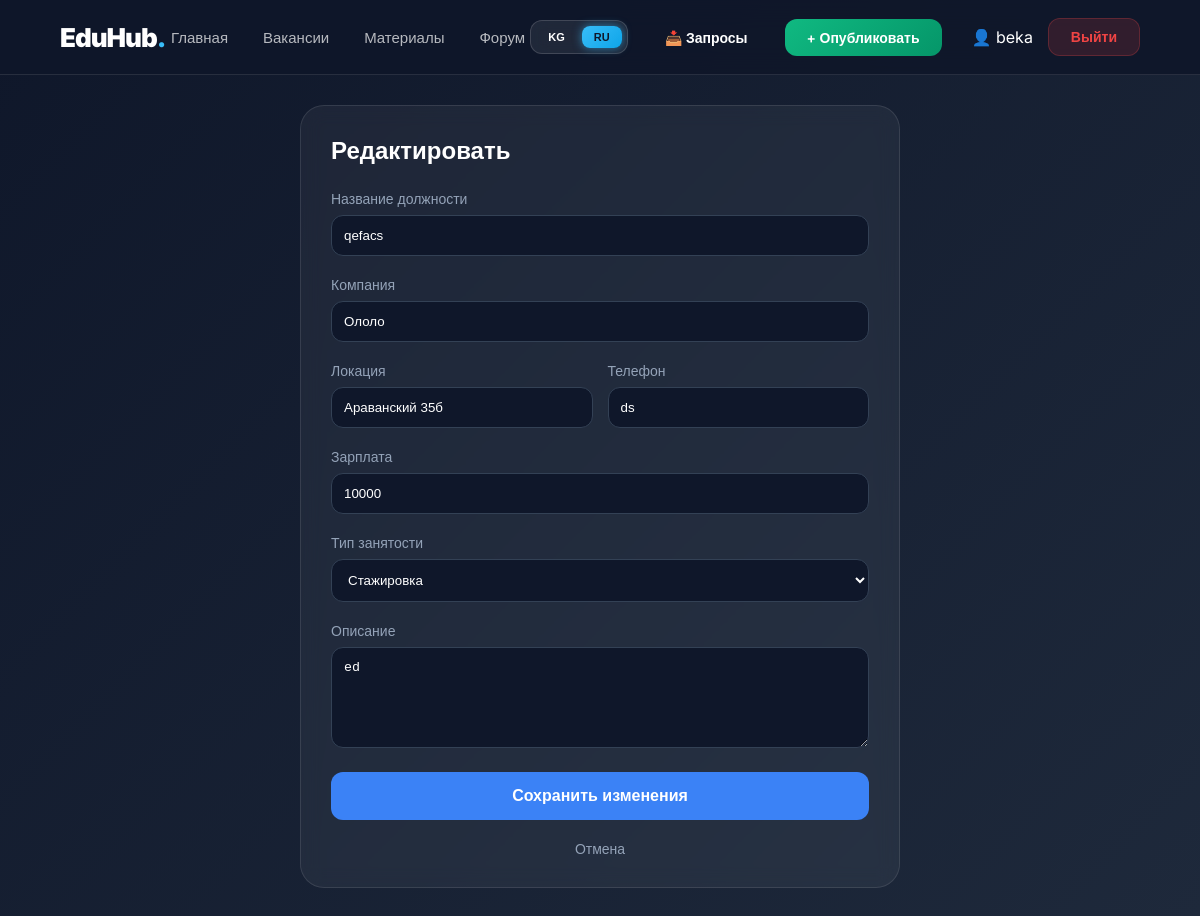
/ru/jobs/edit-vacancy/55/ (signed in), run on the app's committed database.
### users/models.py (models this page shows, shortened)
class CustomUser(AbstractUser):
    ROLE_CHOICES = (
        ('student', 'Студент'),
        ('employer', 'Работадатель'),
    )
    role = models.CharField(
        max_length=20,
        choices=ROLE_CHOICES,
        null=True,
        blank=True
    )
    university = models.CharField(max_length=255, blank=True, null=True)
    phone = models.CharField(max_length=20, blank=True, null=True)
    profile_picture = models.ImageField(upload_to='profile_pics/', blank=True, null=True)
    is_verified = models.BooleanField(default=False)
    is_blocked = models.BooleanField(default=False)
    verification_data = models.TextField(blank=True, null=True, verbose_name="Маалыматтар (ИНН/Компания)")

### jobs/models.py (models this page shows, shortened)
class Job(models.Model):
    JOB_TYPE = (
        ('Full-time', 'Полный рабочий день'),
        ('Part-time', 'Пол дня работы'),
        ('Internship', 'Стажировка'),
        ('Remote', 'Работайте удаленно'),
    )
    CATEGORY_CHOICES = [
        ('it', 'IT / Программирование'),
        ('marketing', 'Маркетинг'),
        ('admin', 'Администрация'),
        ('design', 'Дизайн '),
        ('other', 'Другие'),
    ]
    title = models.CharField(max_length=200, verbose_name="Должность")
    phone = models.CharField(validators=[phone_regex], max_length=15)
    company = models.CharField(max_length=100, verbose_name="Компания")
    location = models.CharField(max_length=100, verbose_name="Город/Местоположение")
    description = models.TextField(verbose_name="Информация о вакансии")
    job_type = models.CharField(max_length=20, choices=JOB_TYPE, default='Internship',verbose_name="Категория")
    salary = models.PositiveIntegerField(verbose_name="Зарплата (сом)")
    category = models.CharField(max_length=20, choices=CATEGORY_CHOICES, default='it', verbose_name="Категория")
    is_active = models.BooleanField(default=True)
    posted_by = models.ForeignKey(settings.AUTH_USER_MODEL, on_delete=models.CASCADE)
    created_at = models.DateTimeField(auto_now_add=True)

### jobs/views.py (the view, shortened to what this page needs)
# urls.py: path('edit-vacancy/<int:pk>/', views.edit_vacancy, name='edit_vacancy'),
@login_required
def edit_vacancy(request, pk):
    job = get_object_or_404(Job, pk=pk, posted_by=request.user)
    return render(request, 'vacancy/edit_job.html', {'job': job})

### templates/vacancy/edit_job.html (shortened to what this page needs)
{% extends 'base.html' %}
    {% load i18n %}
{% block content %}
<div class="edit-container">
    <h2 style="color: white; margin-bottom: 25px; font-weight: 800;">{% trans "Редактировать" %}</h2>
    <form method="POST" enctype="multipart/form-data">
        <div class="form-group">
            <label class="form-label">{% trans "Название должности" %}</label>
            <input type="text" name="title" value="{{ job.title }}" class="form-control" required>
        </div>
        <div class="form-group">
            <label class="form-label">{% trans "Компания" %}</label>
            <input type="text" name="company" value="{{ job.company }}" class="form-control" required>
        </div>
        <div class="grid-row form-group">
            <div>
                <label class="form-label">{% trans "Локация" %}</label>
                <input type="text" name="location" value="{{ job.location }}" class="form-control">
            </div>
            <div>
                <label class="form-label">{% trans "Телефон" %}</label>
                <input type="text" name="phone" value="{{ job.phone }}" class="form-control">
            </div>
        </div>
        <div class="form-group">
            <label class="form-label">{% trans "Зарплата" %}</label>
            <input type="text" name="salary" value="{{ job.salary }}" class="form-control">
        </div>
        <div class="form-group">
            <label class="form-label">{% trans "Тип занятости" %}</label>
            <select name="job_type" class="form-control" required>
                <option value="Internship" {% if job.job_type == 'Internship' %}selected{% endif %}>{% trans "Стажировка" %}</option>
            </select>
        </div>
        <div class="form-group">
            <label class="form-label">{% trans "Описание" %}</label>
            <textarea name="description" rows="5" class="form-control">{{ job.description }}</textarea>
        </div>
        <button type="submit" style="width: 100%; padding: 15px; background: #3b82f6; color: white; border: none; border-radius: 12px; font-weight: 700; cursor: pointer; font-size: 16px;">
            {% trans "Сохранить изменения" %}
        </button>
        <a href="{% url 'profile' %}" style="display: block; text-align: center; margin-top: 20px; color: #94a3b8; text-decoration: none; font-size: 14px;">{% trans "Отмена" %}</a>
    </form>
</div>
{% endblock %}

### templates/base.html (shortened to what this page needs)
    <!DOCTYPE html>
    <html lang="ru">
    <head>
    </head>
    <body>
    {% load i18n %}
    <nav class="navbar">
        <div style="display: flex; align-items: center; gap: 20px;">
            <a href="/" class="logo">EduHub<span>.</span></a>
        </div>
        <div class="nav-links">
            <a href="{% url 'home' %}">{% trans "Главная" %}</a>
            <a href="{% url 'vacancy_list' %}">{% trans "Вакансии" %}</a>
            <a href="{% url 'material_list' %}">{% trans "Материалы" %}</a>
            <a href="{% url 'question_list' %}">{% trans "Форум" %}</a>
        </div>
       <div class="user-area">
         <div class="language-switcher">
    <form action="{% url 'set_language' %}" method="post" style="display: flex; gap: 5px; margin: 0;">
        {% get_current_language as LANGUAGE_CODE %}
        <button type="submit" name="language" value="ky"
            class="lang-btn {% if LANGUAGE_CODE == 'ky' %}active{% endif %}">
            KG
        </button>
        <button type="submit" name="language" value="ru"
            class="lang-btn {% if LANGUAGE_CODE == 'ru' %}active{% endif %}">
            RU
        </button>
    </form>
</div>
       {% if user.is_authenticated and user.role == 'employer' %}
        <a href="{% url 'employer_dashboard' %}" class="btn btn-outline-info me-2" style="color: white">
            📥 {% trans "Запросы" %}
        </a>
    {% endif %}
    {% if user.is_authenticated %}
       {% if user.is_authenticated and user.role == 'employer' %}
            <a class="btn btn-post" href="{% url 'post_job' %}">+ {% trans "Опубликовать" %}</a>
       {% endif %}
          <a href="{% url 'profile' %}" style="text-decoration: none; color: white; margin-left: 15px;">
               👤 {{ user.username }}
            </a>
            <form action="{% url 'logout' %}" method="post" style="display: inline;">
                <button class="btn btn-logout">{% trans "Выйти" %}</button>
            </form>
        {% else %}
            <a class="btn btn-login" href="{% url 'login' %}">{% trans "Вход" %}</a>
            <a class="btn btn-post" href="{% url 'register' %}">{% trans "Регистрация" %}</a>
        {% endif %}
    </div>
    </nav>
        {% get_current_language as LANGUAGE_CODE %}
        {% block content %}
        {% endblock %}
    </body>
    </html>

### templates/vacancy/edit_job.html (style rules this page uses)
.edit-container { max-width: 600px; margin: 30px auto; padding: 30px; background: rgba(255,255,255,0.05); border-radius: 24px; backdrop-filter: blur(10px); border: 1px solid rgba(255,255,255,0.1); }
.form-group { margin-bottom: 20px; }
.form-label { display: block; color: #94a3b8; margin-bottom: 8px; font-size: 14px; }
.form-control { width: 100%; padding: 12px; border-radius: 12px; background: #0f172a; color: white; border: 1px solid #334155; box-sizing: border-box; }
.grid-row { display: grid; grid-template-columns: 1fr 1fr; gap: 15px; }

### data on the page
CustomUser: username "beka"
Job: title "qefacs", company "Ололо", location "Араванский 35б", phone "ds", salary "10000", job_type "Стажировка", description "ed"
